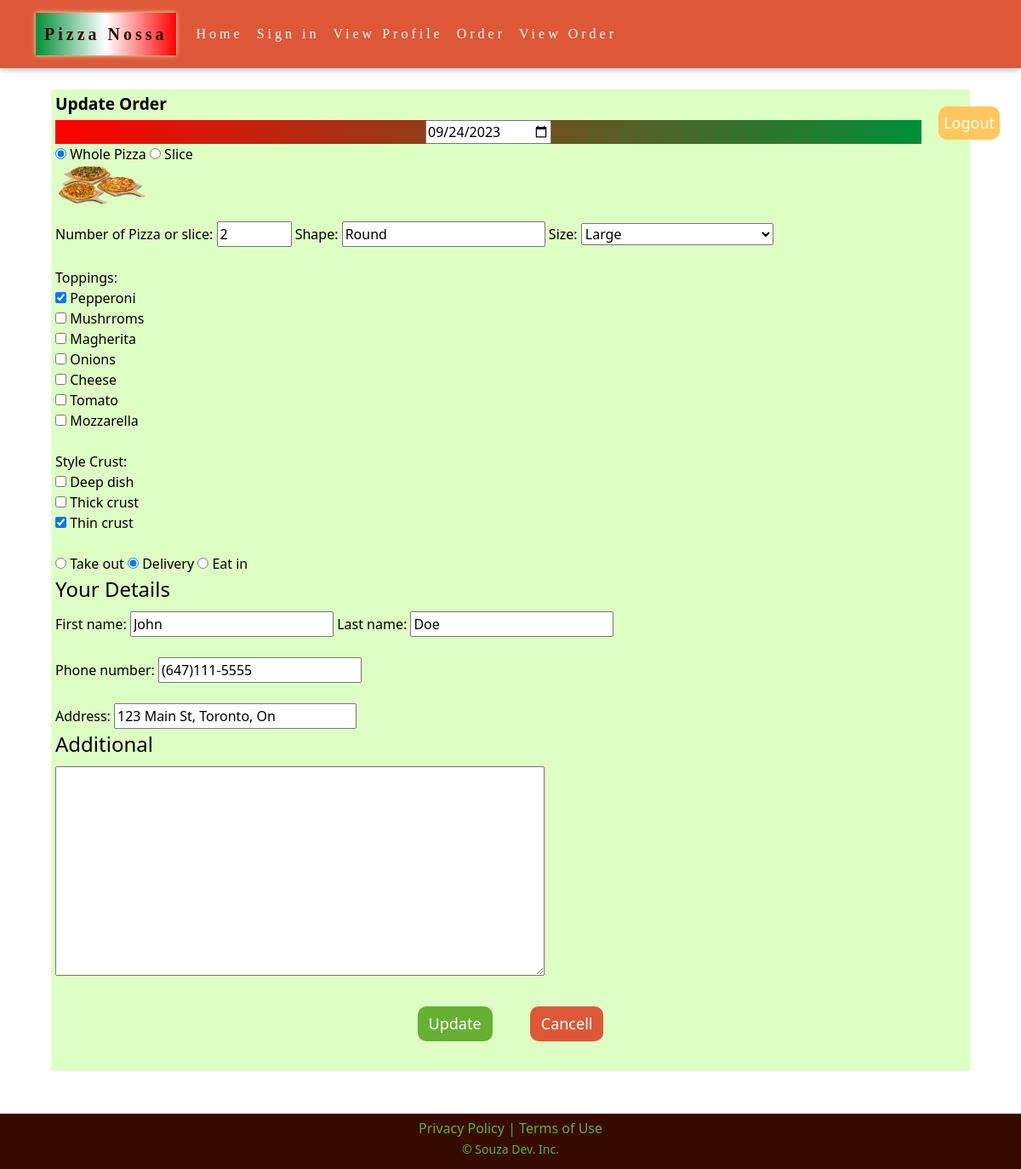
The page /updateOrder.php?editId=1 on the database its author committed.
### tables this page shows
CREATE TABLE ORDERPIZZA (
	ORDER_ID INT AUTO_INCREMENT NOT NULL,
    DAYDATE DATE NOT NULL,
    WHOLESLICEPIZZA VARCHAR(15) NOT NULL,
    NUMBERPIZZA INT NOT NULL,
    SHAPE VARCHAR(15) NOT NULL,
    SIZE VARCHAR(15) NOT NULL,
    TOPPINGS VARCHAR(255) NOT NULL,    
    STYLECRUST VARCHAR(255) NOT NULL,    
    TYPEDELIVERY VARCHAR(15) NOT NULL,
    FNAME VARCHAR(15) NOT NULL,
    LNAME VARCHAR(30) NOT NULL,
    PNUMBER VARCHAR(15) NOT NULL,
    C_ADDRESS VARCHAR(100) NOT NULL,
    ADDITIONAL TEXT,
    PRIMARY KEY (ORDER_ID)
);

### inc/database.php (called while the page is built, shortened)
<?php
    class ConnectionOperation {
        private $conn;
        public function connect_db() {
            $db_host = "localhost";
            $db_user = "root";
            $db_pass = "";
            $db_name = "PIZZANOSSADB";
            $this->conn = mysqli_connect($db_host, $db_user, $db_pass, $db_name);
        }
        public function readOrderByID($order_id) {
            $selectQueryByID = "SELECT * FROM ORDERPIZZA WHERE ORDER_ID = '$order_id'";
            $queryResult = mysqli_query($this->conn, $selectQueryByID);
            if ($queryResult->num_rows > 0) {
                $row = $queryResult->fetch_assoc();
                return $row;
            } else {
                echo "Not Found!";
            }
        }
    }
    $connectionOperation = new ConnectionOperation();
?>

### updateOrder.php (the view, shortened to what this page needs)
<?php
require_once('./inc/database.php');
require('./inc/globalHeader.php');
if (isset($_GET['editId'])) {
    $editId = $_GET['editId'];
    $editOrder = $connectionOperation->readOrderByID($editId);
?>
    <main>
        <div class="div-logout">
            <a class="btn btn-logout" href="logout.php">Logout</a>
        </div>
        <section>
            <form id="area" method="post" action="./inc/editOrder.php" enctype="multipart/form-data" class="orderPizzaNossa">
                <h4>Update Order</h4>
                <fieldset>
                    <div id="date-field">
                        <input type="date" name="daydate" value="<?php echo $editOrder['DAYDATE']; ?>" id="date">
                    </div>
                </fieldset>
                <fieldset>
                    <div id="wholeSlicePizza">
                        <input type="radio" name="wholeSlicePizza" id="wholePizza" value="Whole Pizza" <?php echo ($editOrder['WHOLESLICEPIZZA'] == "Whole Pizza") ? " checked" : "" ?>>
                        <label for="wholePizza">Whole Pizza</label>
                        <input type="radio" name="wholeSlicePizza" id="slicePizza" value="Slice" <?php echo ($editOrder['WHOLESLICEPIZZA'] == "Slice") ? " checked" : "" ?>>
                        <label for="slicePizza">Slice</label>
                        <figure>
                            <img src="img/menu-pizza.png" width="110" alt="Menu-pizza">
                        </figure>
                    </div>
                    <div>
                        <label for="numberPizza">Number of Pizza or slice:</label>
                        <input type="number" name="numberPizza" id="numberPizza" min="1" max="30" value="<?php echo $editOrder['NUMBERPIZZA']; ?>" required="">
                        <label for="shape">Shape:</label>
                        <input type="text" name="shape" id="shape" value="<?php echo $editOrder['SHAPE']; ?>" required="">
                        <label for="size-select">Size:</label>
                        <select name="size" id="size-select">
                            <option value="Large" <?php echo ($editOrder['SIZE'] == 'Large') ? 'selected' : ''; ?>>Large</option>
                        </select>
                    </div>
                    <br>
                    <div>
                        <label name="toppingsPizza">Toppings:</label>
                        <?php
                        $toppingsArray = explode(", ", $editOrder['TOPPINGS']);
                        ?>
                        <div>
                            <input type="checkbox" name="toppings[]" value="Pepperoni" id="pepperoni" <?php if (in_array("Pepperoni", $toppingsArray)) echo "checked"; ?>>
                            <label for="pepperoni">Pepperoni</label>
                        </div>
                        <div>
                            <input type="checkbox" name="toppings[]" value="Mushrroms" id="mushrroms" <?php if (in_array("Mushrroms", $toppingsArray)) echo "checked"; ?>>
                            <label for="mushrroms">Mushrroms</label>
                        </div>
                        <div>
                            <input type="checkbox" name="toppings[]" value="Magherita" id="magherita" <?php if (in_array("Magherita", $toppingsArray)) echo "checked"; ?>>
                            <label for="magherita">Magherita</label>
                        </div>
                        <div>
                            <input type="checkbox" name="toppings[]" value="Onions" id="onions" <?php if (in_array("Onions", $toppingsArray)) echo "checked"; ?>>
                            <label for="onions">Onions</label>
                        </div>
                        <div>
                            <input type="checkbox" name="toppings[]" value="Cheese" id="cheese" <?php if (in_array("Cheese", $toppingsArray)) echo "checked"; ?>>
                            <label for="cheese">Cheese</label>
                        </div>
                        <div>
                            <input type="checkbox" name="toppings[]" value="Tomato" id="tomato" <?php if (in_array("Tomato", $toppingsArray)) echo "checked"; ?>>
                            <label for="tomato">Tomato</label>
                        </div>
                        <div>
                            <input type="checkbox" name="toppings[]" value="Mozzarella" id="mozzarella" <?php if (in_array("Mozzarella", $toppingsArray)) echo "checked"; ?>>
                            <label for="mozzarella">Mozzarella</label>
                        </div>
                    </div>
                    <br>
                    <div>
                        <label name="styleCrustPizza">Style Crust:</label>
                        <?php
                        $styleCrustArray = explode(", ", $editOrder['STYLECRUST']);
                        ?>
                        <div>
                            <input type="checkbox" name="styleCrust[]" id="deepDish" value="Deep dish" <?php if (in_array("Deep dish", $styleCrustArray)) echo "checked"; ?>>
                            <label for="deepDish">Deep dish</label>
                        </div>
                        <div>
                            <input type="checkbox" name="styleCrust[]" id="thickCrust" value="Thick crust" <?php if (in_array("Thick crust", $styleCrustArray)) echo "checked"; ?>>
                            <label for="thickCrust">Thick crust</label>
                        </div>
                        <div>
                            <input type="checkbox" name="styleCrust[]" id="thinCrust" value="Thin crust" <?php if (in_array("Thin crust", $styleCrustArray)) echo "checked"; ?>>
                            <label for="thinCrust">Thin crust</label>
                        </div>
                    </div>
                    <br>
                    <div>
                        <div name="typeDeliveryPizza">
                            <input type="radio" name="typeDelivery[]" id="takeOut" value="Take out" <?php echo ($editOrder['TYPEDELIVERY'] == "Take out") ? " checked" : "" ?>>
                            <label for="takeOut">Take out</label>
                            <input type="radio" name="typeDelivery[]" id="delivery" value="Delivery" <?php echo ($editOrder['TYPEDELIVERY'] == "Delivery") ? " checked" : "" ?>>
                            <label for="delivery">Delivery</label>
                            <input type="radio" name="typeDelivery[]" id="eat-in" value="Eat in" <?php echo ($editOrder['TYPEDELIVERY'] == "Eat in") ? " checked" : "" ?>>
                            <label for="eat-in">Eat in</label>
                        </div>
                    </div>
                </fieldset>
                <fieldset>
                    <legend>Your Details</legend>
                    <div name="customerDetailsPizza">
                        <div>
                            <label for="fName">First name:</label>
                            <input type="text" name="fName" size="20" id="fName" value="<?php echo $editOrder['FNAME']; ?>" required="">
                            <label for="lName">Last name:</label>
                            <input type="text" name="lName" size="20" id="lName" value="<?php echo $editOrder['LNAME']; ?>" required="">
                        </div>
                        <br>
                        <div>
                            <label for="phone">Phone number:</label>
                            <input type="tel" name="pnumber" id="phone" value="<?php echo $editOrder['PNUMBER']; ?>" required="">
                        </div>
                        <br>
                        <div>
                            <label for="address">Address:</label>
                            <input type="text" name="c_address" id="address" size="25" value="<?php echo $editOrder['C_ADDRESS']; ?>" required="">
                        </div>
                    </div>
                </fieldset>
                <fieldset>
                    <legend>Additional</legend>
                    <textarea name="additional" id="additional" cols="60" rows="10"> <?php echo $editOrder['ADDITIONAL']; ?></textarea>
                </fieldset>
                <div class="button-submit-reset">
                    <button class="btn btn-send" name="submit" type="submit" id="">Update</button>
                    <button class="btn btn-noSend" name="reset" id="">
                        <a href="viewOrder.php?>">
                            Cancell
                        </a>
                    </button>
                </div>
            </form>
        </section>
    </main>
<?php
    require('./inc/globalFooter.php');
} else {
    header("Location: viewProfile.php");
    exit;
}
?>

### inc/globalHeader.php (shortened to what this page needs)
<!DOCTYPE html>
<html lang="en">
<head>
  <link rel="stylesheet" href="https://cdn.jsdelivr.net/npm/bootstrap@5.2.0-beta1/dist/css/bootstrap.min.css">
  <link rel="stylesheet" href="https://pro.fontawesome.com/releases/v5.10.0/css/all.css"/>
  <link rel='stylesheet' type='text/css' media='screen' href='css/style.css'>
</head>
<body>
  <header>
    <nav class="navbar fixed-top navbar-expand-lg title-bar">
      <div class="container">
        <a class="navbar-brand company-name" href="index.php">Pizza Nossa</a>
        <div class="collapse navbar-collapse" id="navbarTogglerDemo02">
          <ul class="navbar-nav mr-auto mt-2 mt-lg-0 menu-items">
            <li class="nav-item"><a class="nav-link menu-items menu-item1" href="index.php">Home</a></li>
            <li class="nav-item"><a class="nav-link menu-items menu-item2" href="signIn.php">Sign in</a></li>
            <li class="nav-item"><a class="nav-link menu-items menu-item3" href="viewProfile.php">View Profile</a></li>
            <li class="nav-item"><a class="nav-link menu-items menu-item4" href="order.php">Order</a></li>
            <li class="nav-item"><a class="nav-link menu-items menu-item5" href="viewOrder.php">View Order</a></li>
          </ul>
        </div>
      </div>
    </nav>
  </header>

### inc/globalFooter.php
<footer>
  <nav>
    <a href="about/privacy-policy.php" title="Read our Privacy Policy">Privacy Policy</a> |
    <a href="about/terms-of-use.php" title="Learn more about our terms of use">Terms of Use</a>
  </nav>
  <p><small>&copy; Souza Dev. Inc.</small></p>
</footer>
</body>
</html>

### css/style.css (style rules this page uses)
html { font-family: 'Montserrat Alternates', sans-serif; background-color: #FFFFFF; font-size: 16px; }
body { margin: 0 auto; min-width: 390px; max-width: 1280px; color: #380B00; box-shadow: 0 0 20px #DDFFC4; }
.nav-item > a { color: #FFFFFF; }
.title-bar { background-color: #DE5837; box-shadow: 0 2px 5px 0 rgba(0, 0, 0, 0.16), 0 2px 10px 0 rgba(0, 0, 0, 0.12); font-family: "Times New Roman", Georgia, Serif; letter-spacing: 4px; padding: 15px; }
.company-name { background: rgb(0, 143, 57); background: linear-gradient(90deg, rgba(0, 143, 57, 1) 0%, rgba(255, 255, 255, 1) 50%, rgba(255, 0, 0, 1) 100%); box-shadow: 0 0 5px #DDFFC4; font-weight: bold; padding: 10px; color: #380B00; }
h4 { font-size: 1.2rem; font-weight: bold; }
main { margin: 5px; padding-top: 100px; padding-bottom: 45px; }
#date-field { display: flex; justify-content: center; font-weight: bold; background: rgb(255, 0, 0); background: linear-gradient(90deg, rgba(255, 0, 0, 0.9949229691876751) 0%, rgba(0, 143, 57, 1) 100%); color: white; }
#area { margin: 0 auto; min-width: 390px; max-width: 1080px; color: black; padding: 5px; }
.button-submit-reset { text-align: center; padding: 10px; }
.btn-send { background-color: #66B032; }
.btn-noSend { background-color: #DE5837; }
.btn-noSend > a { text-decoration: none; color: #FFFFFF; }
.btn-logout { background-color: rgb(255, 199, 94); padding: 5px; float: right; }
.btn-send, .btn-noSend, .btn-logout { font-size: large; border-radius: 10px; transition: transform 0.3s; margin: 20px; outline: none; color: #FFFFFF; }
.orderPizzaNossa { background-color: #DDFFC4; }
footer { text-align: center; padding-top: 5px; padding-bottom: 5px; color: #66B032; background-color: #380B00; height: 65px; }
footer a { text-decoration: none; color: #66B032; }

### rows shown on the page
orderpizza: daydate "09/24/2023", WHOLESLICEPIZZA "☑ Whole Pizza", WHOLESLICEPIZZA "☐ Slice", numberPizza "2", shape "Round", size "Large", TOPPINGS "☑", STYLECRUST "☑", TYPEDELIVERY "☐ Take out", TYPEDELIVERY "☑ Delivery", TYPEDELIVERY "☐ Eat in", fName "John", lName "Doe", pnumber "(647)111-5555", c_address "123 Main St, Toronto, On"
